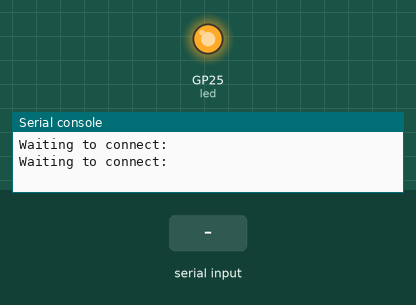
The program below on a simulated Raspberry Pi Pico running MicroPython. Parts: output pins drawn as LEDs (lit = HIGH), the last lines printed to the serial console. Dashed ring = blinking. The test bench sets the inputs (shaded band). WiFi joins after 1.5 s; no MQTT or app messages arrive unless stated; values from a settings file that is not in the repository are placeholders; the clock reads 2024-03-15 10:24:30 at power-on unless the program sets it.

Above: at 2.1 s.
At 13.3 s:
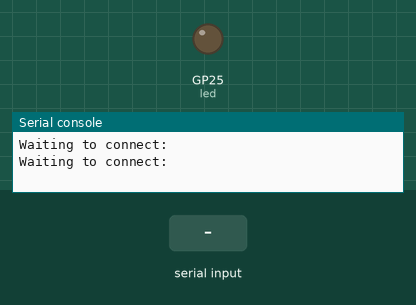
13.4 s: "PINGRESP" received over the second serial link
At 14.2 s:
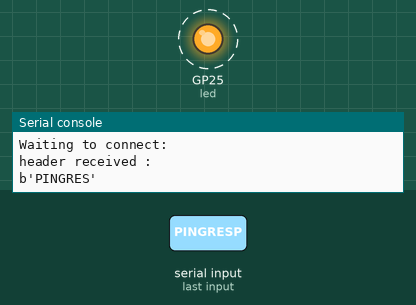
16.4 s: "0" received over the second serial link
Timing chart, 0 to 24.2 s (numbered marks = the images above; inputs shaded):
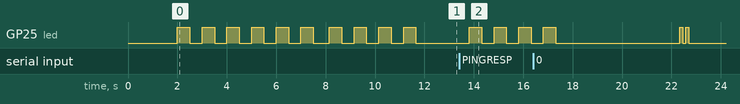

The program:

main.py
```python
# Connect the pico with a serial interface to the nextion display
# Get sliders and switch values, and send via mqtt to jarvis-cam
#
#
#
# Dem Jevy seng Bastelbuud 11/2022


import network
import time

from simple import MQTTClient
from machine import UART, Pin, PWM
import secrets


nextion_uart = UART(1,baudrate=9600)

LEDGPIO = "LED"
prefix = "DUMSHOME/JARVIS/jarvisCam/"
PING_INTERVAL = 60
mqtt_client_id = "jarviscamcontroller"

panvalue=5
tiltvalue=5
lightvalue=0

led = Pin(LEDGPIO,Pin.OUT)
end_cmd=b'\xFF\xFF\xFF'

# the following functions are only to ensure the mqtt connection is still alice

mqtt_con_flag = False #mqtt connection flag
pingresp_rcv_flag = True #indicator that we received PINGRESP
lock = True #to lock callback function from recursion when many commands are received look mqqt.py line 138

next_ping_time = 0

def ping_reset():
 global next_ping_time
 next_ping_time = time.time() + PING_INTERVAL #we use time.time() for interval measuring interval
 print("Next MQTT ping at", next_ping_time)

def ping():
 client.ping()
 ping_reset()


def check():
 global next_ping_time
 global mqtt_con_flag
 global pingresp_rcv_flag
 if (time.time() >= next_ping_time): #we use time.time() for interval measuring interval
   if not pingresp_rcv_flag :
    mqtt_con_flag = False #we have not received an PINGRESP so we are disconnected
    print("We have not received PINGRESP so broker disconnected")
   else :
    print("MQTT ping at", time.time())
    ping()
    pingresp_rcv_flag = False
 res = client.check_msg()
 if(res == b"PINGRESP") :
  pingresp_rcv_flag = True
  print("PINGRESP")

def mqtt_connect():
 global next_ping_time
 global pingresp_rcv_flag
 global mqtt_con_flag
 global lock
 while not mqtt_con_flag:

  try:
   client.connect()
   mqtt_con_flag=True
   pingresp_rcv_flag = True
   next_ping_time = time.time() + PING_INTERVAL
   lock = False # we allow callbacks only after everything is set
  except Exception as e:
   print("Error in mqtt connect: [Exception] %s: %s" % (type(e).__name__, e))
  time.sleep(0.5) # to brake the loop


def flashLed(times,duration=0.5):
    for i in range(0,times,1):
        led.value(1)            #Set led turn on
        time.sleep(duration)
        led.value(0)            #Set led turn off
        time.sleep(duration)
    led.value(0)

def heartbeat(first):
    global lastping
    if first:
        client.ping()
        lastping = time.ticks_ms()
    if time.ticks_diff(time.ticks_ms(), lastping) >= 300000:
        client.ping()
        lastping = time.ticks_ms()
    return


# we initiate the netowrk with the credentials from the secrets.py file


wlan = network.WLAN(network.STA_IF)
wlan.active(True)
wlan.connect(secrets.SSID, secrets.PASSWORD)
while not wlan.isconnected() and wlan.status() >= 0:
	print("Waiting to connect:")
	time.sleep(1)
flashLed(6)

client = MQTTClient(mqtt_client_id, secrets.MQTTSERVER,user=secrets.MQTTUSER, password=secrets.MQTTPWD, keepalive=300, ssl=False, ssl_params={})
client.connect()
flashLed(4)
heartbeat(True)

client.publish(prefix+'nextion mesg', "connected")

startT = time.ticks_ms()
startC = time.ticks_ms()
while True:
    # check wlan connection
    if not wlan.isconnected():
        wlan.connect(secrets.SSID, secrets.PASSWORD)
        while not wlan.isconnected():
            print(". ")
            pass
    #check mqtt connection

    mqtt_connect()#ensure connection to broker
    try:
     check()
    except Exception as e:
     print("Error in Mqtt check message: [Exception] %s: %s" % (type(e).__name__, e))
     print("MQTT disconnected due to network problem")
     lock = True # reset the flags for restart of connection
     mqtt_con_flag = False
    time.sleep(0.5)

    data = nextion_uart.read(7)
    if data is not None:
        print("header received : ") # tilt id = x05, pan id = x04, light id = x0b
        print(data)
        time.sleep_ms(10)
        value = nextion_uart.read(3)
        if value is not None:
            # analyse id
            # format : b'e\x00\x05\x00\xff\xff\xff'
            # id is the 3 caracter
            # tilt id = x05, pan id = x04, light id = x0b
            stepper = False
            if data[2] == 0x05:
                print ("tilt id received")
                tiltvalue = value.decode('UTF-8')
                print(" with value "+str(tiltvalue))
                stepper = True
            if data[2] == 0x04:
                print ("pan id received")
                panvalue = value.decode('UTF-8')
                print(" with value "+str(panvalue))
                stepper = True
            if stepper == True:
                msg = "{'pan':"+str(panvalue)+",'tilt':"+str(tiltvalue)+"}"
                print(msg)
                client.publish(prefix+'direct', msg)
                print("publishing "+msg)
                stepper = False
            if data[2] == 0x0b:
                print ("light id received ")
                lightvalue = value.decode('UTF-8')
                print(" with value " +str(lightvalue))
                if str(lightvalue) == "0":
                    lightstr = "OFF"
                if str(lightvalue) == "1":
                    lightstr = "ON"
                client.publish(prefix+'light', lightstr)
                print("publishing "+lightstr)
            flashLed(4)


     # quick blink 2 times every 10 seconds
    if time.ticks_diff(time.ticks_ms(),startC) > 10000:
        flashLed(2,0.125)
        print("heartbeat")
        startC = time.ticks_ms()
```

Measured:
- after the input at 13.4 s, GP25 (led): alternates HIGH for 0.50 s and LOW for 0.50 s, starting after 0.42 s
